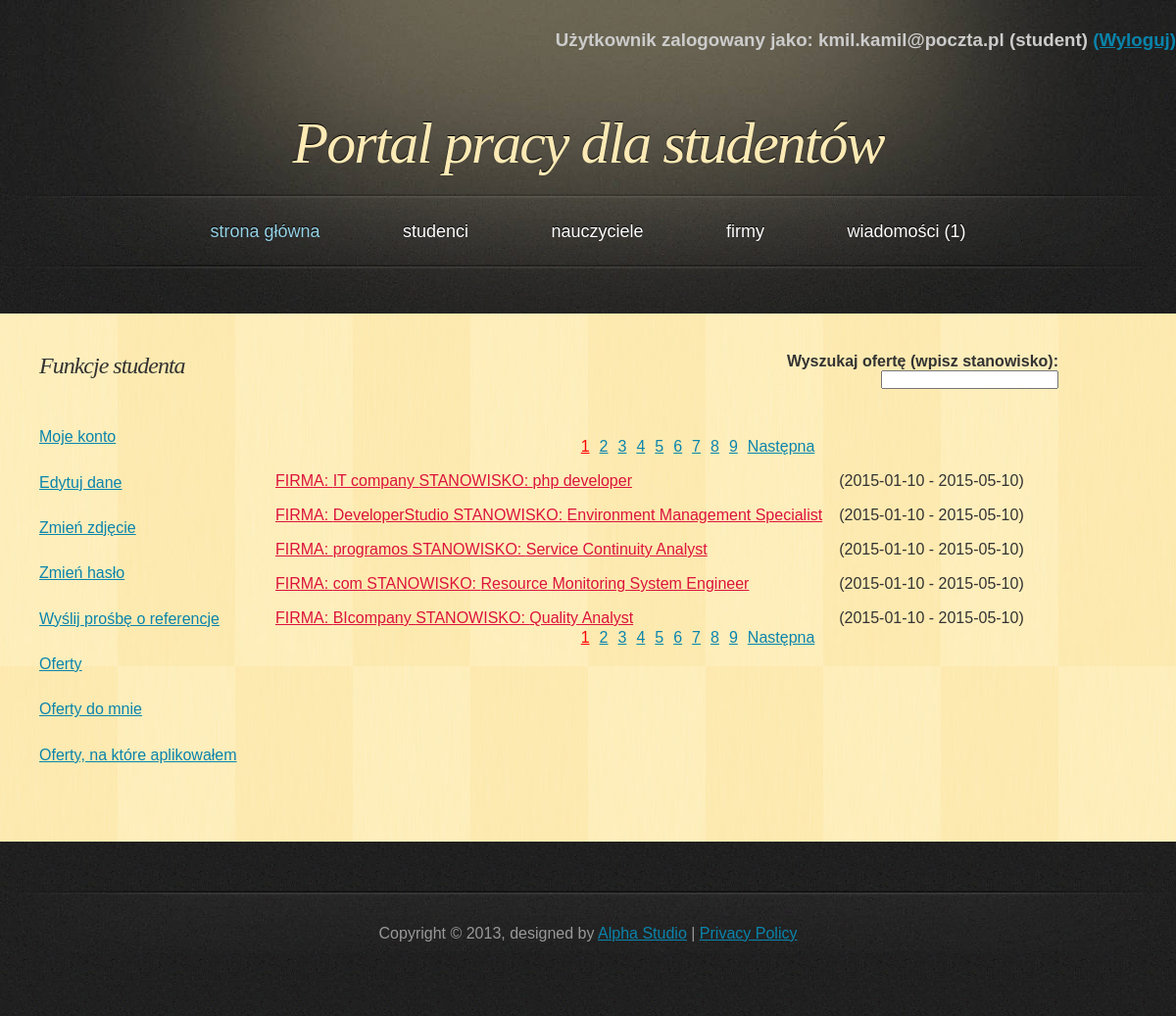
The page /PortalPracy/php/list_offer_all.php (signed in) on the database its author committed.
### tables this page shows
CREATE TABLE IF NOT EXISTS `offer` (
  `offer_id` int(11) NOT NULL AUTO_INCREMENT,
  `company_id` int(11) NOT NULL,
  `job` varchar(40) NOT NULL,
  `description` text NOT NULL,
  `requirements` text NOT NULL,
  `place_of_work` varchar(25) NOT NULL,
  `employment_status` text NOT NULL,
  `number_of_hours` int(11) NOT NULL,
  `length_of_contract` varchar(40) NOT NULL,
  `salary` int(11) NOT NULL,
  `date_from` date NOT NULL,
  `date_to` date NOT NULL,
  PRIMARY KEY (`offer_id`),
  KEY `company_id` (`company_id`)
);

CREATE TABLE IF NOT EXISTS `company` (
  `company_id` int(11) NOT NULL AUTO_INCREMENT,
  `name` varchar(50) NOT NULL,
  `address` varchar(50) NOT NULL,
  `telephone` varchar(11) NOT NULL,
  `e_mail` varchar(50) NOT NULL,
  `password` varchar(100) NOT NULL,
  `active` tinyint(1) NOT NULL,
  `account_creation_date` date NOT NULL,
  `photoname` varchar(30) NOT NULL,
  PRIMARY KEY (`company_id`)
);

### PortalPracy/php/classDatabase.php (called while the page is built, shortened)
<?php
class Database {
    private $db;
    function __construct() {
        $this->server = 'localhost';
        $this->user = 'root';
        $this->password = '';
        $this->basename = 'data_base_new';
        $this->db = new mysqli($this->server, $this->user, $this->password, $this->basename);
        if ($this->db->connect_error) {
            die('Blad polaczenia z baza danych (' . $this->db->connect_errno . ') ' . $this->db->connect_error);
        } else {
            $this->db->query("SET NAMES 'utf8'");
        }
    }
    function get_offer_number() {
        if ($result = $this->db->query("SELECT * FROM `offer`")) {
            $all_offers = $result->num_rows;
        }
        return $all_offers;
    }
    function get_offer_list($start, $onpage) {
        if ($result = $this->db->query("SELECT * FROM `offer` o JOIN `company` c ON o.`company_id`=c.`company_id` ORDER BY `date_to` DESC LIMIT $start, $onpage ")) {
            return $result;
        }
    }
}

### PortalPracy/php/list_offer_all.php (the view, shortened to what this page needs)
<!DOCTYPE html>
<html>
    <head>
        <link href="../css/style.css" rel="stylesheet" type="text/css" />
    </head>
    <body>
        <div id="header">
            <?php
            include_once 'classPage.php';
            $page = new Page;
            $page->dologinfo();
            ?>
            <h1><a href="index.php">Portal pracy dla studentów</a></h1>
        </div>
        <?php
        $page->domenu();
        ?>
        <div id="main">
            <div id="content">
                <?php
                if (isset($_SESSION['name'])) {
                    if (($_SESSION['usertype'] == 'student') or $_SESSION['usertype'] == 'nauczyciel') {
                        ?>
                <div class="search">
                    <h4>Wyszukaj ofertę (wpisz stanowisko):</h4>
                    <form>
                        <span class='tooltips'><input type="text" onkeyup="show_hint(this.value, 'hint_offer_all.php?q=')">
                        </span>
                    </form>
                </div>
                <?php
                        include_once 'classDatabase.php';
                        $db = new Database();
                        $onpage = 5;
                        $all = $db->get_offer_number();
                        $start = $page->dopaging($onpage, $all, "list_offer_all.php?");
                        $result = $db->get_offer_list($start, $onpage);
                        echo "<table><tbody>";
                        while ($obj = $result->fetch_object()) {
                            echo "<tr>";
                            echo "<td><a href='offer_description.php?id=" . $obj->offer_id . "'";
                            $today = date('Y-m-d', time());
                            if ($today >= $obj->date_from && $today <= $obj->date_to) {
                                echo "class=offer_active";
                            } else {
                                echo "class=offer_inactive";
                            }
                            echo ">FIRMA: " . $obj->name . " STANOWISKO: " . $obj->job . "</a></td>";
                            echo "<td>(".$obj->date_from."   -   ".$obj->date_to.")</td>";
                            echo "</tr>";
                        }
                        echo "</tbody></table>";
                    }
                } else {
                    echo "<h3>Aby zobaczyć listę ofert, musisz się <a href='login.php'>zalogować</a></h3>";
                }
                ?>
            </div>
            <div id="sidebar">
            </div>
            <div class="clearing">&nbsp;</div>
        </div>
    </body>
</html>

### PortalPracy/css/style.css (style rules this page uses)
* { margin: 0; padding: 0; }
body { font: 16px "Trebuchet MS", Arial, Helvetica, sans-serif; color: #333333; background: #202020 url('../images/bg.jpg'); }
h1, h2 { font-family: Georgia, Times, serif; font-weight: normal; font-style: italic; }
h1 { font-size: 3em; letter-spacing: -2px; }
a { text-decoration: underline; color: #0A84AC; }
#header, #menu, #footer { margin: 0 auto; width: 1200px; }
#header { height: 197px; background: #202020 url('../images/header.jpg'); }
#header h1 { font-size: 60px; text-align: center; text-shadow: 0px -1px 1px #000000; color: #FDEAB5; padding-top: 60px; }
#header h1 a { text-decoration: none; color: #FDEAB5; }
#main { width: 1120px; margin: 0 auto 50px auto; padding: 40px 40px 0 40px; background: #FEEBB2 url('../images/main.jpg'); }
#content { float: right; width: 80%; padding: 0 0 20px 0; }
#sidebar { float: left; width: 20%; padding: 0 0 20px 0; }
.clearing { clear: both; height: 1px; overflow: hidden; }
form { margin: 0; }
td { padding-left: 15px; padding-top: 15px; }
.search { text-align: right; margin: auto 80px 50px auto; }
span.tooltips { position: relative; display: inline; }
.offer_active { color:crimson; }

### rows shown on the page
offer: company.name "IT company", job "php developer", date_from "2015-01-10", date_to "2015-05-10"
offer: company.name "DeveloperStudio", job "Environment Management Specialist", date_from "2015-01-10", date_to "2015-05-10"
offer: company.name "programos", job "Service Continuity Analyst", date_from "2015-01-10", date_to "2015-05-10"
offer: company.name "com", job "Resource Monitoring System Engineer", date_from "2015-01-10", date_to "2015-05-10"
offer: company.name "BIcompany", job "Quality Analyst", date_from "2015-01-10", date_to "2015-05-10"

### other values the page prints
$_SESSION['name'] "kmil.kamil@poczta.pl"
$_SESSION['usertype'] "student"
$num_mes "1"
